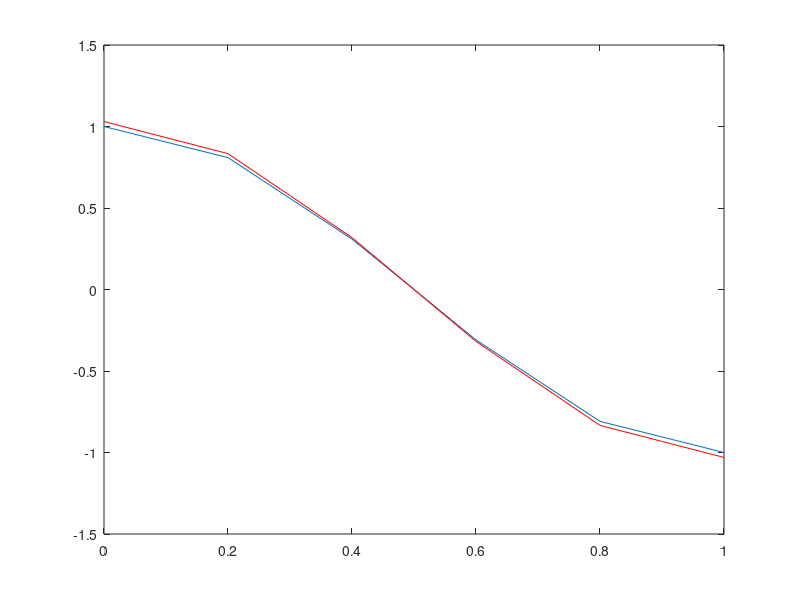

Reproduce this figure in MATLAB.
% INPUT 
n = input('enter the number of intervals = ');

% PARAMETERS
f=@(x) (pi^2+1)*cos(pi*x);
h=1/n;
x=linspace(0,1,n+1)';

% ASSEMBLE MATRIX 
AA=2*diag(ones(n+1,1))-diag(ones(n,1),1)-diag(ones(n,1),-1);
AA(1,1)=1;
AA(end,end)=1;
AA=1/h^2*AA;
MM=eye(n+1);
MM(1,1)=1/2;
MM(end,end)=1/2;
AA=AA+MM;

% ASSEMBLE RHS
bb=f(x);
bb=MM*bb;

% SOLVE
uu=zeros(n+1,1);
uu=AA\bb;

% ERROR
sol_ex=@(x) cos(pi*x);
uex=sol_ex(x);
err=norm(uu-uex,inf)/norm(uex,inf)

% PLOT
plot(x,uex,x,uu,'r')
 
